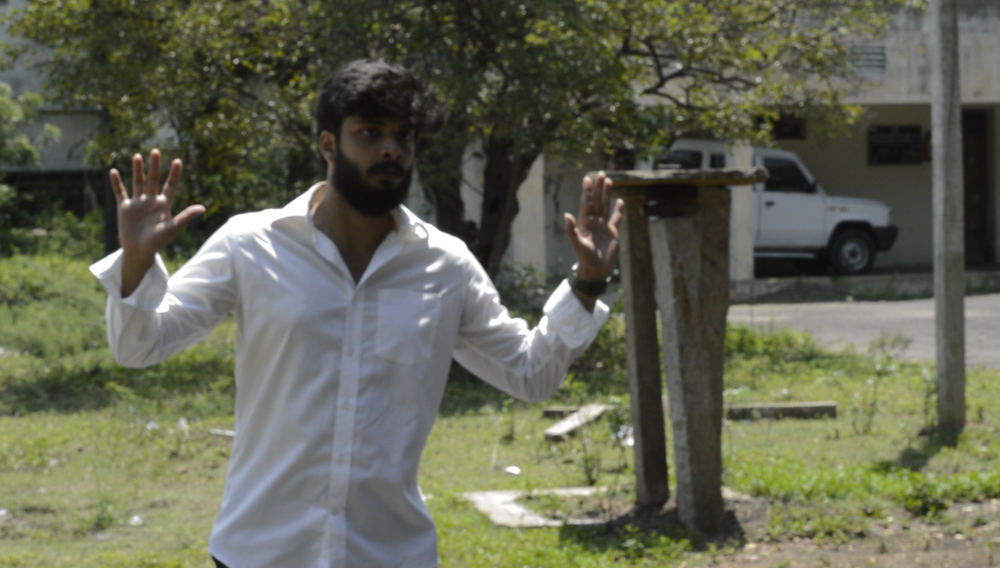
#> input picture img1.png, 1000 x 568 px, shrunk from 1920 x 1090 before the run
$ python arithemticsAndLogics.py
#> lines starting #> are read from the running program, lines starting #| are printed output that depends on the picture
import cv2
img1 = cv2.imread('img1.png')
#> img1 is the input picture: shape (568, 1000, 3); mean B, G, R 83.2, 101.4, 99
img2 = cv2.imread('img2.png')
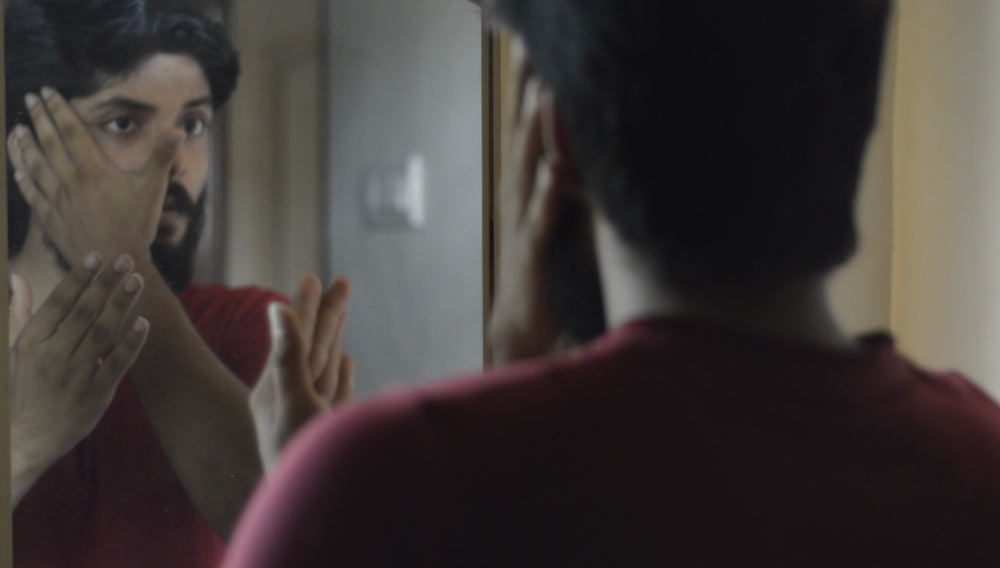
#> input picture img2.png, 1000 x 568 px, shrunk from 1920 x 1090 before the run
#> img2 is the input picture: shape (568, 1000, 3); mean B, G, R 56.4, 58.4, 65
add = img1 + img2
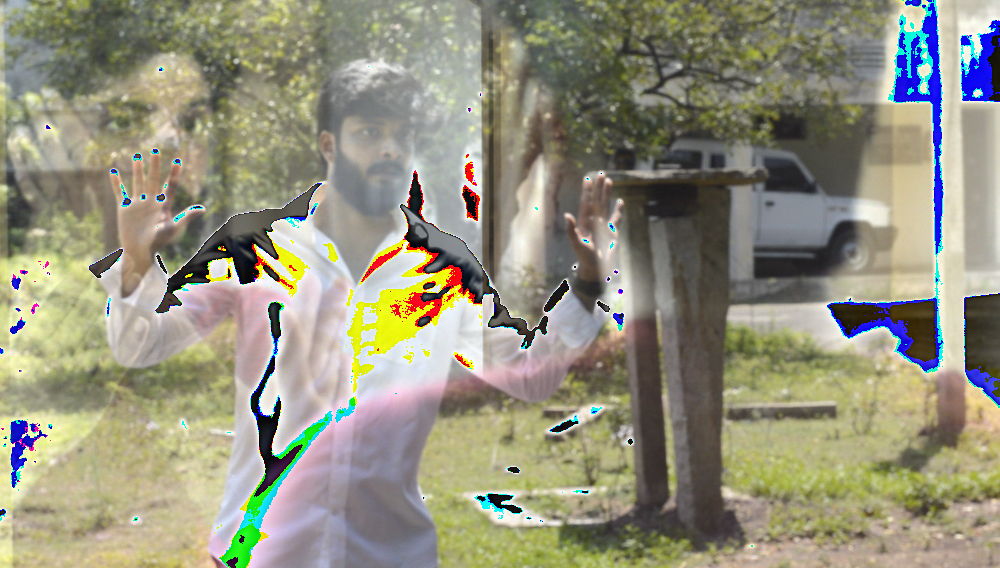
#> add: shape (568, 1000, 3); mean B, G, R 126.1, 146.1, 148.2
#add = cv2.add(img1,img2)
cv2.imshow("ADD",add)
cv2.waitKey(0)
cv2.destroyAllWindows()
